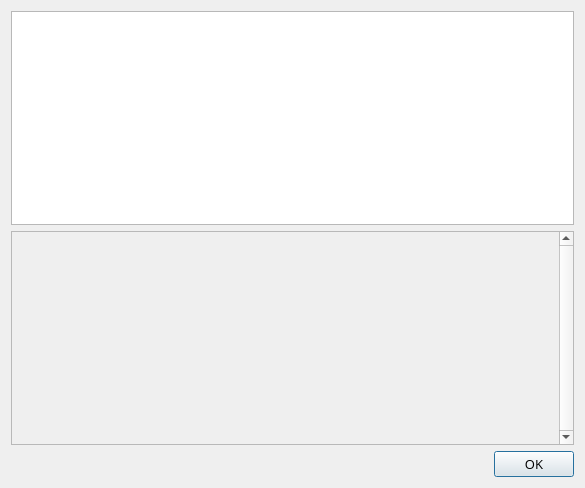
<?xml version="1.0" encoding="UTF-8"?>
<ui version="4.0">
 <class>HelpMessageDialog</class>
 <widget class="QDialog" name="HelpMessageDialog">
  <property name="geometry">
   <rect>
    <x>0</x>
    <y>0</y>
    <width>585</width>
    <height>488</height>
   </rect>
  </property>
  <property name="font">
   <font>
    <pointsize>10</pointsize>
   </font>
  </property>
  <property name="windowTitle">
   <string notr="true">CANNABITS Core - Command-line options</string>
  </property>
  <layout class="QHBoxLayout" name="horizontalLayout_2">
   <item>
    <layout class="QVBoxLayout" name="verticalLayout">
     <item>
      <widget class="QTextEdit" name="helpMessage">
       <property name="font">
        <font>
         <family>Open Sans</family>
        </font>
       </property>
       <property name="readOnly">
        <bool>true</bool>
       </property>
      </widget>
     </item>
     <item>
      <widget class="QScrollArea" name="scrollArea">
       <property name="verticalScrollBarPolicy">
        <enum>Qt::ScrollBarAlwaysOn</enum>
       </property>
       <property name="widgetResizable">
        <bool>true</bool>
       </property>
       <widget class="QWidget" name="scrollAreaWidgetContents">
        <property name="geometry">
         <rect>
          <x>0</x>
          <y>0</y>
          <width>531</width>
          <height>200</height>
         </rect>
        </property>
        <layout class="QVBoxLayout" name="verticalLayout_2">
         <item>
          <widget class="QLabel" name="aboutMessage">
           <property name="font">
            <font>
             <family>Open Sans</family>
            </font>
           </property>
           <property name="cursor">
            <cursorShape>IBeamCursor</cursorShape>
           </property>
           <property name="textFormat">
            <enum>Qt::PlainText</enum>
           </property>
           <property name="alignment">
            <set>Qt::AlignLeading|Qt::AlignLeft|Qt::AlignTop</set>
           </property>
           <property name="openExternalLinks">
            <bool>true</bool>
           </property>
           <property name="textInteractionFlags">
            <set>Qt::LinksAccessibleByMouse|Qt::TextSelectableByKeyboard|Qt::TextSelectableByMouse</set>
           </property>
          </widget>
         </item>
        </layout>
       </widget>
      </widget>
     </item>
     <item>
      <widget class="QDialogButtonBox" name="okButton">
       <property name="font">
        <font>
         <family>Open Sans</family>
        </font>
       </property>
       <property name="orientation">
        <enum>Qt::Horizontal</enum>
       </property>
       <property name="standardButtons">
        <set>QDialogButtonBox::Ok</set>
       </property>
      </widget>
     </item>
    </layout>
   </item>
  </layout>
 </widget>
 <resources>
  <include location="../cannabits.qrc"/>
 </resources>
 <connections>
  <connection>
   <sender>okButton</sender>
   <signal>accepted()</signal>
   <receiver>HelpMessageDialog</receiver>
   <slot>accept()</slot>
   <hints>
    <hint type="sourcelabel">
     <x>20</x>
     <y>20</y>
    </hint>
    <hint type="destinationlabel">
     <x>20</x>
     <y>20</y>
    </hint>
   </hints>
  </connection>
  <connection>
   <sender>okButton</sender>
   <signal>rejected()</signal>
   <receiver>HelpMessageDialog</receiver>
   <slot>reject()</slot>
   <hints>
    <hint type="sourcelabel">
     <x>20</x>
     <y>20</y>
    </hint>
    <hint type="destinationlabel">
     <x>20</x>
     <y>20</y>
    </hint>
   </hints>
  </connection>
 </connections>
</ui>
